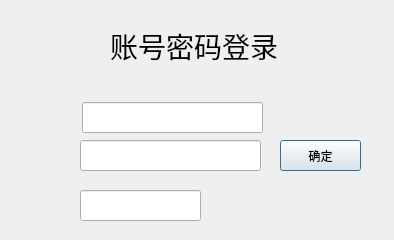
<?xml version="1.0" encoding="UTF-8"?>
<ui version="4.0">
 <class>LoginDlg</class>
 <widget class="QDialog" name="LoginDlg">
  <property name="windowModality">
   <enum>Qt::NonModal</enum>
  </property>
  <property name="geometry">
   <rect>
    <x>0</x>
    <y>0</y>
    <width>394</width>
    <height>240</height>
   </rect>
  </property>
  <property name="windowTitle">
   <string>QQrobot login</string>
  </property>
  <property name="windowIcon">
   <iconset resource="imgs.qrc">
    <normaloff>:/img/logo.ico</normaloff>:/img/logo.ico</iconset>
  </property>
  <property name="modal">
   <bool>false</bool>
  </property>
  <widget class="QLineEdit" name="qqnum">
   <property name="geometry">
    <rect>
     <x>82</x>
     <y>102</y>
     <width>181</width>
     <height>31</height>
    </rect>
   </property>
  </widget>
  <widget class="QLineEdit" name="qqpass">
   <property name="geometry">
    <rect>
     <x>80</x>
     <y>140</y>
     <width>181</width>
     <height>31</height>
    </rect>
   </property>
   <property name="echoMode">
    <enum>QLineEdit::Password</enum>
   </property>
  </widget>
  <widget class="QPushButton" name="rtnButton">
   <property name="geometry">
    <rect>
     <x>280</x>
     <y>140</y>
     <width>81</width>
     <height>31</height>
    </rect>
   </property>
   <property name="text">
    <string>确定</string>
   </property>
  </widget>
  <widget class="QLabel" name="verifyImg">
   <property name="geometry">
    <rect>
     <x>220</x>
     <y>180</y>
     <width>121</width>
     <height>51</height>
    </rect>
   </property>
   <property name="text">
    <string/>
   </property>
   <property name="pixmap">
    <pixmap resource="imgs.qrc">:/img/captcha.jpg</pixmap>
   </property>
  </widget>
  <widget class="QLineEdit" name="verifyCode">
   <property name="geometry">
    <rect>
     <x>80</x>
     <y>190</y>
     <width>121</width>
     <height>31</height>
    </rect>
   </property>
  </widget>
  <widget class="QLabel" name="label">
   <property name="geometry">
    <rect>
     <x>40</x>
     <y>0</y>
     <width>61</width>
     <height>81</height>
    </rect>
   </property>
   <property name="text">
    <string/>
   </property>
   <property name="pixmap">
    <pixmap resource="imgs.qrc">:/img/qqlogo.png</pixmap>
   </property>
  </widget>
  <widget class="QLabel" name="label_2">
   <property name="geometry">
    <rect>
     <x>110</x>
     <y>30</y>
     <width>171</width>
     <height>31</height>
    </rect>
   </property>
   <property name="font">
    <font>
     <pointsize>21</pointsize>
    </font>
   </property>
   <property name="text">
    <string>账号密码登录</string>
   </property>
  </widget>
 </widget>
 <tabstops>
  <tabstop>qqnum</tabstop>
  <tabstop>qqpass</tabstop>
  <tabstop>verifyCode</tabstop>
  <tabstop>rtnButton</tabstop>
 </tabstops>
 <resources>
  <include location="imgs.qrc"/>
 </resources>
 <connections/>
</ui>
